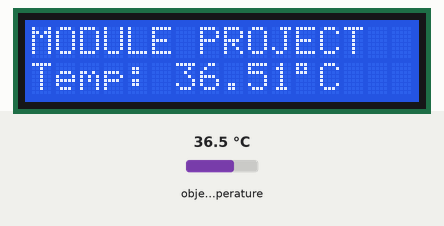
This sketch was run on a simulated Arduino Uno, built with avr-gcc and run on an emulated ATmega328P. Shown: 16×2 character LCD. The inputs (shaded band) are chosen by the test bench; at power-on: object temperature 36.5 °C. What the sketch prints to the serial monitor is not drawn.

Above: at 4.2 s.
4.3 s: object temperature set to 20 °C
At 6.0 s:
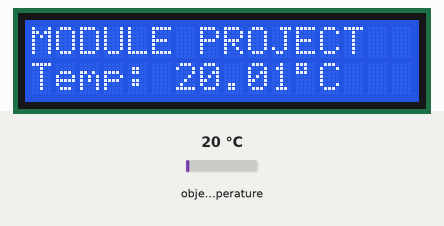
6.6 s: object temperature set to 26 °C
At 8.4 s:
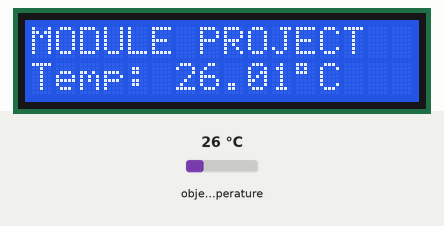
8.7 s: object temperature set to 32 °C
At 9.9 s:
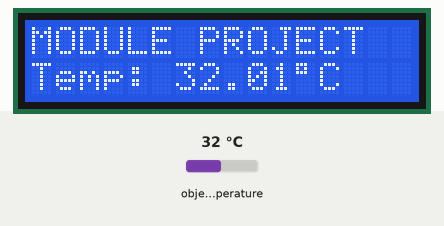
Timing chart, 0 to 11.7 s (numbered marks = the images above; inputs shaded):
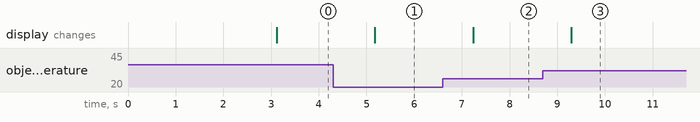

The sketch:

mlx90614_infrared_thermometer_project.ino
```cpp
#include <Wire.h>
#include <LiquidCrystal_I2C.h>
#include <Adafruit_MLX90614.h>

LiquidCrystal_I2C lcd(0x27, 16, 2);
Adafruit_MLX90614 mlx = Adafruit_MLX90614();
float temp;
void setup() {
  Serial.begin(9600);
  mlx.begin();
  // initialization of LCD
  lcd.init();


  lcd.backlight();

  lcd.setCursor(0, 0);
  lcd.print("HELLO SBTU");

  lcd.setCursor(0, 1);
  lcd.print("GROUP 4");
  delay(3000);
  lcd.clear();
}
void loop() {


  temp = mlx.readObjectTempC(); //comment this line if you want to test
  Serial.print("MODULE PROJECT");
  Serial.print("Temp: ");
  Serial.print(temp);
  Serial.println("   °C");
  lcd.setCursor(0,0);
  lcd.print("MODULE PROJECT");
  lcd.setCursor(0, 1);
  lcd.print("Temp: ");
  lcd.setCursor(6, 1);
  lcd.print(temp);
  lcd.print((char)223);
  lcd.setCursor(12, 1);
  lcd.print("C");
  delay(1000);

}
```

Measured:
- after the input at 4.3 s, the display: changes after 0.87 s (image 1)
- after the input at 6.6 s, the display: changes after 0.63 s (image 2)
- after the input at 8.7 s, the display: changes after 0.59 s (image 3)
